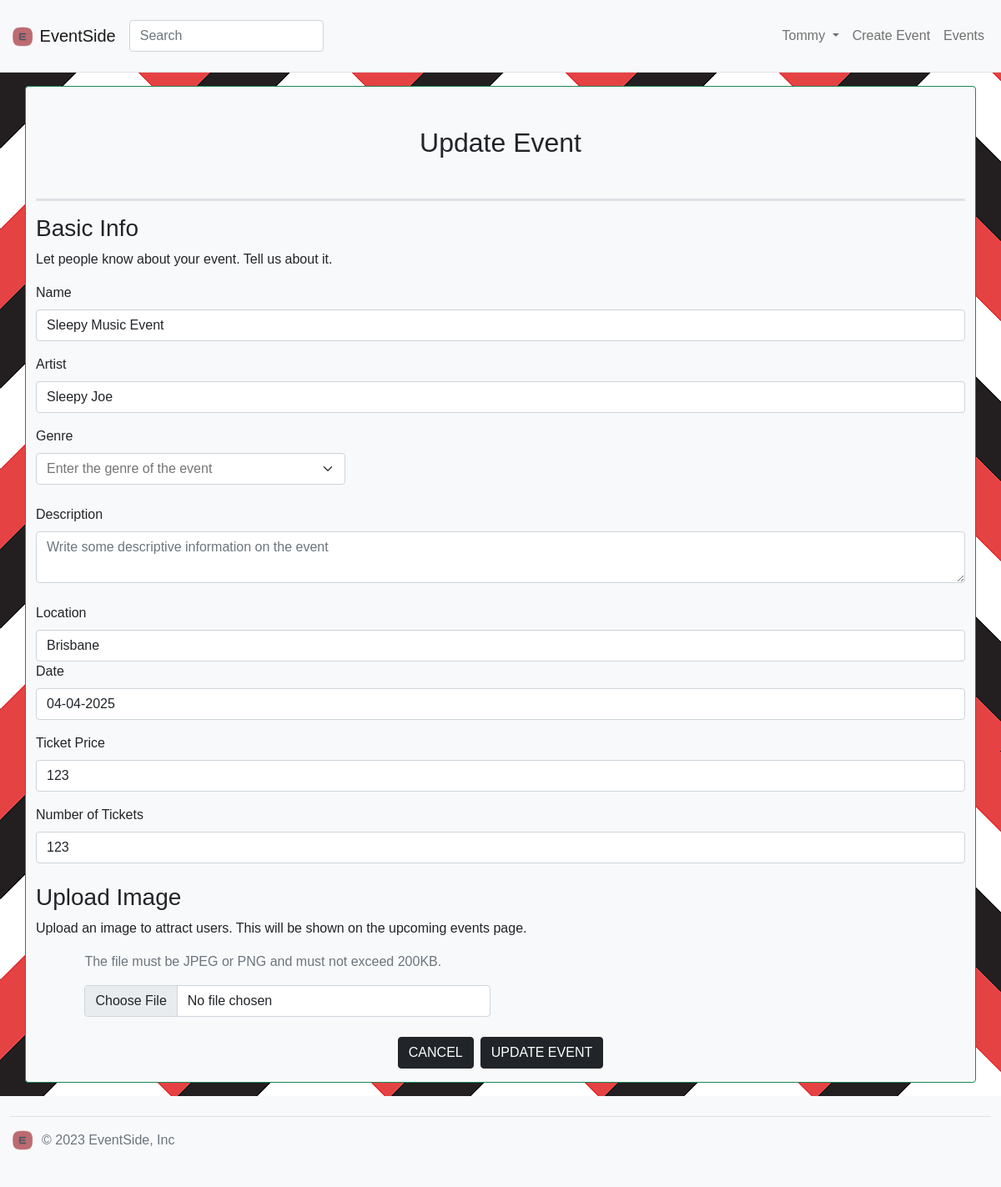
The page /events/update/3 (signed in) on the database its author committed.
### website/models.py (models this page shows)
class User(db.Model, UserMixin):
    __tablename__='users'
    id = db.Column(db.Integer, primary_key=True, unique=True)
    name = db.Column(db.String(100), index=True, nullable=False)
    emailid = db.Column(db.String(100), index=True, nullable=False, unique=True)
    password_hash = db.Column(db.String(255), nullable=False)
    contact_number = db.Column(db.String(11))
    comments = db.relationship('Comment', backref='user')

class Event(db.Model):
    __tablename__ = 'events'
    id = db.Column(db.Integer, primary_key=True)
    name = db.Column(db.String(80))
    description = db.Column(db.String(200))
    image = db.Column(db.String(400))
    location = db.Column(db.String(50))
    genre = db.Column(db.String(50))
    artist = db.Column(db.String(50))
    _status = db.Column('status', db.String(20), default="OPEN")
    date = db.Column(db.String(10))
    number_of_tickets = db.Column(db.Integer)
    ticket_price = db.Column(db.Integer)
    user_id = db.Column(db.Integer, db.ForeignKey('users.id'))
    comments = db.relationship('Comment', backref='event')
    @property
    def status(self):
        event_date = datetime.strptime(self.date, "%d-%m-%Y").date()
        today = datetime.now().date()
        if event_date < today:
            return "INACTIVE"
        return self._status
    @status.setter
    def status(self, value):
        self._status = value

### website/event.py (the view)
@bp.route('/update/<id>', methods=['GET', 'POST'])
@login_required
def update(id):
    event = Event.query.get_or_404(id)
    form = EventForm()
    if current_user.id != event.user_id:
        flash('You are not authorized to update this event', 'danger')
        return redirect(url_for('event.my_events'))
    if form.validate_on_submit():
        db_file_path = check_upload_file(form)
        event.name = form.name.data
        event.location = form.location.data
        event.genre = form.genre.data
        event.artist = form.artist.data
        event.date = form.date.data
        event.description = form.description.data
        event.image = db_file_path
        event.ticket_price = form.ticket_price.data
        event.number_of_tickets = form.number_of_tickets.data
        db.session.commit()
        flash('Event updated successfully', 'success')
        return redirect(url_for('event.show', id=id))
    else:
        flash('Failed to update event. Please check the form for errors.', 'danger')
    return render_template('updateEvent.html', form=form, event=event)

### website/__init__.py (called while the page is built)
def create_app():
    bootstrap = Bootstrap5(app)
    app.secret_key='wWW07KyIZIx2lDnaK5LYeHmtEXORydZa'
    app.config['SQLALCHEMY_DATABASE_URI']='sqlite:///eventdb.sqlite'
    db.init_app(app)
    login_manager = LoginManager()
    login_manager.login_view='auth.login'
    login_manager.init_app(app)
    from .models import User  # Importing here to avoid circular references
    @login_manager.user_loader
    def load_user(user_id):
        return User.query.get(int(user_id))
    from . import views
    app.register_blueprint(views.mainbp)
    from . import event
    app.register_blueprint(event.bp)
    from . import auth
    app.register_blueprint(auth.bp)
    return app

### website/templates/updateEvent.html (shortened to what this page needs)
{% extends 'base.html' %} {% import "bootstrap5/form.html" as wtf %} {% block content %}
<main>
  <div class="container bg-light rounded border border-dark-subtle border-success border-opacity-25 my-3">
    <h2 class="my-5 text-center">Update Event</h2>
    <div class="container mt-3 mb-3 border-bottom border-dark-subtle border-3 rounded-pill"></div>
    <form
      method="POST"
      form="form"
      action="{{ url_for('event.update', id=event.id) }}"
      enctype="multipart/form-data"
    >
      <div>
        <h3>Basic Info</h3>
        <p>Let people know about your event. Tell us about it.</p>
          <div class="mb-3">
            <div class="form-group">
              {{ form.name.label(class_="form-label label-custom") }} {{
              form.name(class_="form-control input-text", placeholder="Be clear
              and descriptive...", value=event.name) }}
            </div>
          </div>
          <div class="mb-3">
            {{ form.artist.label(class_="form-label label-custom") }} {{
            form.artist(class_="form-control input-text", placeholder="Specify
            the artist/s...", value=event.artist) }}
          </div>
          <div class="col-md-4 mb-3">
            {{ form.genre.label(class_="form-label label-custom") }} {{
            form.genre(class_="form-select input-text") }}
          </div>
          <div class="mt-4">
            {{ form.description.label(class_="form-label label-custom") }} {{
            form.description(class_="form-control input-text") }}
          </div>
      </div>
        <div class="mt-4">
          <div class="form-group">
            {{ form.location.label(class_="form-label label-custom") }} {{
            form.location(class_="form-control input-text", placeholder="Specify
            the location...", value=event.location) }}
          </div>
        </div>
        <div class="mb-3">
          <div class="form-group">
            {{ form.date.label(class_="form-label label-custom") }} {{
            form.date(class_="form-control input-text", placeholder="Specify the
            date...", value=event.date) }}
          </div>
        </div>
        <div class="mb-3">
          <div class="form-group">
            {{ form.ticket_price.label(class_="form-label label-custom") }} {{
            form.ticket_price(class_="form-control input-text",
            placeholder="Specify the ticket price...", value=event.ticket_price)
            }}
          </div>
        </div>
        <div class="mb-3">
          <div class="form-group">
            {{ form.number_of_tickets.label(class_="form-label label-custom") }}
            {{ form.number_of_tickets(class_="form-control input-text",
            placeholder="Specify the number of tickets...",
            value=event.number_of_tickets) }}
          </div>
        </div>
        <h3 class="mt-4">Upload Image</h3>
        <p>
          Upload an image to attract users. This will be shown on the upcoming
          events page.
        </p>
        <div class="container col-sm-11 mb-4">
          <div class="row mb-3 align-items-center">
            <div class="col-md-6">
              <p class="text-muted">
                The file must be JPEG or PNG and must not exceed 200KB.
              </p>
              {{ form.image(class_="form-control", aria_label="file example",
              value=event.image) }}
            </div>
          </div>
        </div>
      <div class="d-grid gap-2 d-flex justify-content-center">
        <a href="{{ url_for('event.show', id=event.id) }}" class="btn btn-dark btn-md">CANCEL</a>
        <input type="submit" class="btn btn-dark btn-md" value="UPDATE EVENT" />
      </div>
    </form>
  </div>
</main>
{% endblock %}

### website/templates/base.html (shortened to what this page needs)
<html>
  <head>
    <link
      href="https://cdn.jsdelivr.net/npm/bootstrap@5.0.0-beta3/dist/css/bootstrap.min.css"
      rel="stylesheet"
    />
    <link rel="stylesheet" type="text/css" href="../static/css/style.css" />
  </head>
  <body>
    <header class="bg-light border-bottom">
      <nav class="navbar navbar-expand-lg navbar-light bg-light">
        <div class="container-fluid">
          <a class="navbar-brand" href="/">
            <img
              src="/static/images/EventSideIMG.png"
              alt="Logo"
              width="30"
              height="24"
              class="d-inline-block align-text-top"
            />
            EventSide
          </a>
          <form
            class="form-inline pt-3"
            action="{{ url_for('main.search') }}"
            method="GET"
          >
            <input
              class="form-control"
              type="search"
              name="search"
              placeholder="Search"
              aria-label="Search"
            />
          </form>
          <div
            class="collapse navbar-collapse justify-content-end"
            id="navbarSupportedContent"
          >
            <div class="navbar-nav ml-auto">
              {% if current_user.is_authenticated %}
              <div class="nav-item dropdown">
                <a
                  class="nav-link dropdown-toggle"
                  href="#"
                  id="navbarDropdown"
                  role="button"
                  data-bs-toggle="dropdown"
                  aria-expanded="false"
                >
                  {{ current_user.name }}
                </a>
              </div>
              <a class="nav-item nav-link" href="{{ url_for('event.create') }}"
                >Create Event</a
              >
              {% endif %}
              <a class="nav-item nav-link" href="{{ url_for('main.index') }}"
                >Events</a
              >
            </div>
          </div>
        </div>
      </nav>
    </header>
    {% block content %} {% endblock %}
    <div class="container-fluid bg-light pb-1 ">
      <footer
        class="d-flex flex-wrap justify-content-between align-items-center py-3 my-4 border-top w-100"
      >
        <div class="col-md-4 d-flex align-items-center">
          <a
            href="/"
            class="mb-3 me-2 mb-md-0 text-muted text-decoration-none lh-1"
          >
            <img
              src="../static/images/EventSideIMG.png"
              alt="Logo"
              width="30"
              height="24"
              class="d-inline-block align-text-top"
            />
          </a>
          <span class="mb-3 mb-md-0 text-muted">© 2023 EventSide, Inc</span>
        </div>
      </footer>
    </div>
  </body>
</html>

### website/static/css/style.css (style rules this page uses)
body { background-image: url(../images/backgroundpattern.png); font-family: "Arial", sans-serif; min-height: 100vh; display: flex; flex-direction: column; }

### rows shown on the page
User: name "Tommy"
Event: name "Sleepy Music Event", artist "Sleepy Joe", location "Brisbane", date "04-04-2025", ticket_price "123", number_of_tickets "123"
